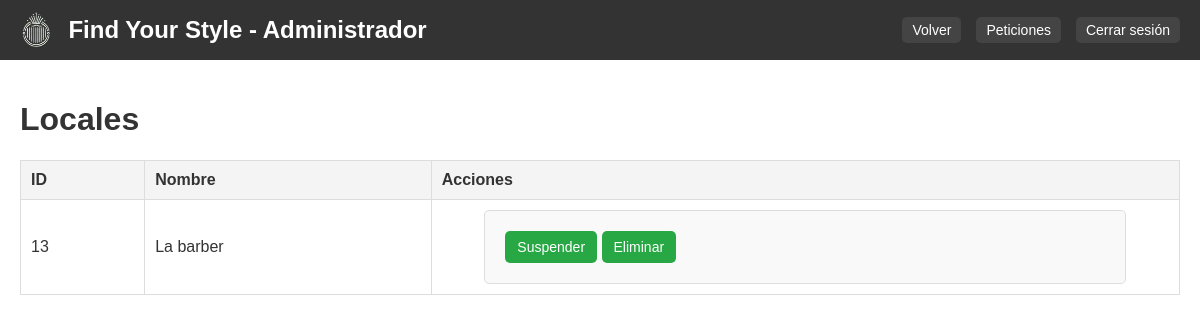
Before: /admin_locales.php (signed in) with the older database file.
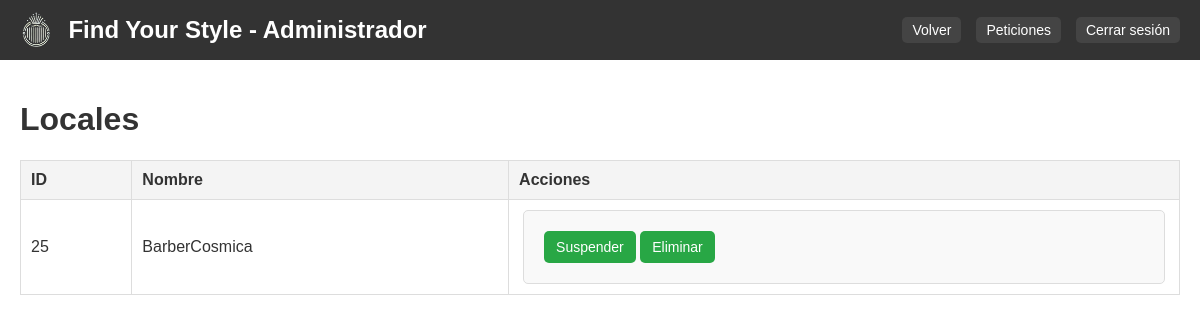
After: the same page with the newer database file.
### tables this page shows
CREATE TABLE `locals` (
  `id` bigint(20) NOT NULL,
  `name` text NOT NULL,
  `location` text NOT NULL,
  `owner_id` bigint(20) NOT NULL,
  `main_photo` text DEFAULT NULL,
  `opening_time` time NOT NULL,
  `closing_time` time NOT NULL
);

### public/admin_locales.php (the view, shortened to what this page needs)
<?php
require_once '../includes/dbcon.php';
$query = "SELECT * FROM locals";
$stmt = $conn->prepare($query);
$stmt->execute();
$locals = $stmt->fetchAll();
?>
<!DOCTYPE html>
<html lang="es">
<head>
    <link rel="stylesheet" href="../assets/css/admin_dashboard.css">
</head>
<body>
    <header>
    <div class="logo-container">
            <img src="../assets/img/logo.png" alt="Logo" class="logo">
            <span class="page-name">Find Your Style - Administrador</span>
        </div>
        <nav>
            <ul>
                <li><a href="admin_dashboard.php">Volver</a></li>
                <li><a href="admin_peticiones.php">Peticiones</a></li>
                <li><a href="logout.php">Cerrar sesión</a></li>
            </ul>
        </nav>
    </header>
    <main>
        <h1>Locales</h1>
        <table>
            <thead>
                <tr>
                    <th>ID</th>
                    <th>Nombre</th>
                    <th>Acciones</th>
                </tr>
            </thead>
            <tbody>
                <?php foreach ($locals as $local): ?>
                <tr>
                    <td><?php echo $local['id']; ?></td>
                    <td><?php echo $local['name']; ?></td>
                    <td>
                        <form method="POST">
                            <button type="submit" name="suspend">Suspender</button>
                            <button type="submit" name="delete">Eliminar</button>
                        </form>
                    </td>
                </tr>
                <?php endforeach; ?>
            </tbody>
        </table>
    </main>
</body>
</html>

Changed rows visible on the page:
removed locals: id "13", name "La barber"
added locals: id "25", name "BarberCosmica"
